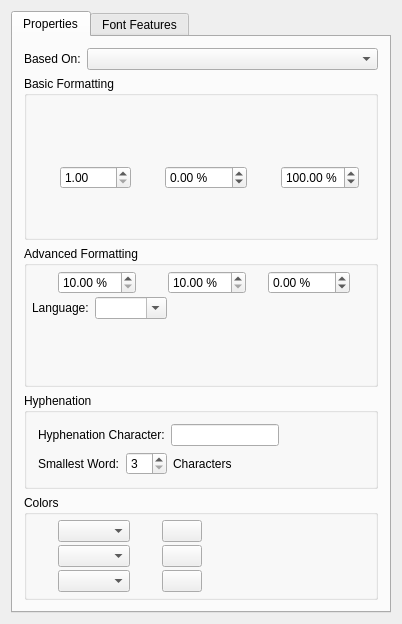
<?xml version="1.0" encoding="UTF-8"?>
<ui version="4.0">
 <class>SMCStyleWidget</class>
 <widget class="QWidget" name="SMCStyleWidget">
  <property name="geometry">
   <rect>
    <x>0</x>
    <y>0</y>
    <width>402</width>
    <height>624</height>
   </rect>
  </property>
  <property name="sizePolicy">
   <sizepolicy hsizetype="Expanding" vsizetype="Expanding">
    <horstretch>0</horstretch>
    <verstretch>0</verstretch>
   </sizepolicy>
  </property>
  <layout class="QVBoxLayout" name="verticalLayout_3">
   <item>
    <widget class="QTabWidget" name="tabwidget">
     <property name="sizePolicy">
      <sizepolicy hsizetype="Preferred" vsizetype="Preferred">
       <horstretch>0</horstretch>
       <verstretch>0</verstretch>
      </sizepolicy>
     </property>
     <property name="currentIndex">
      <number>0</number>
     </property>
     <widget class="QWidget" name="tabProperties">
      <property name="sizePolicy">
       <sizepolicy hsizetype="Preferred" vsizetype="Preferred">
        <horstretch>0</horstretch>
        <verstretch>0</verstretch>
       </sizepolicy>
      </property>
      <attribute name="title">
       <string>Properties</string>
      </attribute>
      <layout class="QVBoxLayout" name="verticalLayout_6">
       <item>
        <layout class="QVBoxLayout" name="verticalLayout_2">
         <item>
          <layout class="QHBoxLayout" name="_3">
           <item>
            <widget class="QLabel" name="parentLabel">
             <property name="text">
              <string>Based On:</string>
             </property>
             <property name="wordWrap">
              <bool>false</bool>
             </property>
             <property name="buddy">
              <cstring>parentCombo</cstring>
             </property>
            </widget>
           </item>
           <item>
            <widget class="QComboBox" name="parentCombo">
             <property name="sizePolicy">
              <sizepolicy hsizetype="Minimum" vsizetype="Fixed">
               <horstretch>5</horstretch>
               <verstretch>0</verstretch>
              </sizepolicy>
             </property>
             <property name="toolTip">
              <string>Parent Style</string>
             </property>
            </widget>
           </item>
          </layout>
         </item>
         <item>
          <widget class="QGroupBox" name="basicGroup">
           <property name="title">
            <string>Basic Formatting</string>
           </property>
           <layout class="QVBoxLayout" name="_4">
            <property name="spacing">
             <number>3</number>
            </property>
            <property name="leftMargin">
             <number>5</number>
            </property>
            <property name="topMargin">
             <number>5</number>
            </property>
            <property name="rightMargin">
             <number>5</number>
            </property>
            <property name="bottomMargin">
             <number>5</number>
            </property>
            <item>
             <widget class="SMFontComboH" name="fontFace_" native="true">
              <property name="sizePolicy">
               <sizepolicy hsizetype="Preferred" vsizetype="Preferred">
                <horstretch>0</horstretch>
                <verstretch>0</verstretch>
               </sizepolicy>
              </property>
              <property name="minimumSize">
               <size>
                <width>0</width>
                <height>62</height>
               </size>
              </property>
             </widget>
            </item>
            <item>
             <layout class="QHBoxLayout" name="_5">
              <item>
               <widget class="QLabel" name="fontSizeLabel_">
                <property name="minimumSize">
                 <size>
                  <width>22</width>
                  <height>22</height>
                 </size>
                </property>
                <property name="text">
                 <string/>
                </property>
                <property name="buddy">
                 <cstring>fontSize_</cstring>
                </property>
               </widget>
              </item>
              <item>
               <widget class="SMScrSpinBox" name="fontSize_">
                <property name="toolTip">
                 <string>Font Size</string>
                </property>
                <property name="minimum">
                 <number>1</number>
                </property>
                <property name="maximum">
                 <number>2048</number>
                </property>
               </widget>
              </item>
              <item>
               <widget class="QLabel" name="trackingLabel_">
                <property name="minimumSize">
                 <size>
                  <width>22</width>
                  <height>22</height>
                 </size>
                </property>
                <property name="text">
                 <string/>
                </property>
                <property name="buddy">
                 <cstring>tracking_</cstring>
                </property>
               </widget>
              </item>
              <item>
               <widget class="SMScrSpinBox" name="tracking_">
                <property name="toolTip">
                 <string>Tracking</string>
                </property>
                <property name="suffix">
                 <string> %</string>
                </property>
                <property name="minimum">
                 <number>-300</number>
                </property>
                <property name="maximum">
                 <number>300</number>
                </property>
               </widget>
              </item>
              <item>
               <widget class="QLabel" name="widthSpaceLabel">
                <property name="minimumSize">
                 <size>
                  <width>22</width>
                  <height>22</height>
                 </size>
                </property>
                <property name="textInteractionFlags">
                 <set>Qt::NoTextInteraction</set>
                </property>
                <property name="buddy">
                 <cstring>widthSpaceSpin</cstring>
                </property>
               </widget>
              </item>
              <item>
               <widget class="SMScrSpinBox" name="widthSpaceSpin">
                <property name="toolTip">
                 <string>Default width for space</string>
                </property>
                <property name="suffix">
                 <string> %</string>
                </property>
                <property name="minimum">
                 <number>1</number>
                </property>
                <property name="maximum">
                 <number>199</number>
                </property>
                <property name="value">
                 <number>100</number>
                </property>
               </widget>
              </item>
              <item>
               <spacer>
                <property name="orientation">
                 <enum>Qt::Horizontal</enum>
                </property>
                <property name="sizeHint" stdset="0">
                 <size>
                  <width>40</width>
                  <height>20</height>
                 </size>
                </property>
               </spacer>
              </item>
             </layout>
            </item>
            <item>
             <layout class="QHBoxLayout" name="_6">
              <item>
               <widget class="SMStyleSelect" name="effects_" native="true">
                <property name="sizePolicy">
                 <sizepolicy hsizetype="Minimum" vsizetype="Fixed">
                  <horstretch>0</horstretch>
                  <verstretch>0</verstretch>
                 </sizepolicy>
                </property>
                <property name="minimumSize">
                 <size>
                  <width>30</width>
                  <height>0</height>
                 </size>
                </property>
               </widget>
              </item>
              <item>
               <spacer>
                <property name="orientation">
                 <enum>Qt::Horizontal</enum>
                </property>
                <property name="sizeType">
                 <enum>QSizePolicy::Expanding</enum>
                </property>
                <property name="sizeHint" stdset="0">
                 <size>
                  <width>20</width>
                  <height>40</height>
                 </size>
                </property>
               </spacer>
              </item>
             </layout>
            </item>
            <item>
             <spacer>
              <property name="orientation">
               <enum>Qt::Vertical</enum>
              </property>
              <property name="sizeType">
               <enum>QSizePolicy::MinimumExpanding</enum>
              </property>
              <property name="sizeHint" stdset="0">
               <size>
                <width>300</width>
                <height>0</height>
               </size>
              </property>
             </spacer>
            </item>
           </layout>
          </widget>
         </item>
         <item>
          <widget class="QGroupBox" name="advGroup">
           <property name="title">
            <string>Advanced Formatting</string>
           </property>
           <layout class="QVBoxLayout" name="_7">
            <property name="spacing">
             <number>3</number>
            </property>
            <property name="leftMargin">
             <number>5</number>
            </property>
            <property name="topMargin">
             <number>5</number>
            </property>
            <property name="rightMargin">
             <number>5</number>
            </property>
            <property name="bottomMargin">
             <number>5</number>
            </property>
            <item>
             <layout class="QHBoxLayout" name="_8">
              <item>
               <widget class="QLabel" name="hscaleLabel_">
                <property name="minimumSize">
                 <size>
                  <width>20</width>
                  <height>0</height>
                 </size>
                </property>
                <property name="maximumSize">
                 <size>
                  <width>22</width>
                  <height>22</height>
                 </size>
                </property>
                <property name="text">
                 <string/>
                </property>
                <property name="buddy">
                 <cstring>fontHScale_</cstring>
                </property>
               </widget>
              </item>
              <item>
               <widget class="SMScrSpinBox" name="fontHScale_">
                <property name="toolTip">
                 <string>Horizontal Scaling</string>
                </property>
                <property name="suffix">
                 <string> %</string>
                </property>
                <property name="minimum">
                 <number>10</number>
                </property>
                <property name="maximum">
                 <number>400</number>
                </property>
               </widget>
              </item>
              <item>
               <widget class="QLabel" name="vscaleLabel_">
                <property name="minimumSize">
                 <size>
                  <width>20</width>
                  <height>0</height>
                 </size>
                </property>
                <property name="maximumSize">
                 <size>
                  <width>22</width>
                  <height>22</height>
                 </size>
                </property>
                <property name="text">
                 <string/>
                </property>
                <property name="buddy">
                 <cstring>fontVScale_</cstring>
                </property>
               </widget>
              </item>
              <item>
               <widget class="SMScrSpinBox" name="fontVScale_">
                <property name="toolTip">
                 <string>Vertical Scaling</string>
                </property>
                <property name="suffix">
                 <string> %</string>
                </property>
                <property name="minimum">
                 <number>10</number>
                </property>
                <property name="maximum">
                 <number>400</number>
                </property>
               </widget>
              </item>
              <item>
               <widget class="QLabel" name="baselineOffsetLabel_">
                <property name="minimumSize">
                 <size>
                  <width>10</width>
                  <height>0</height>
                 </size>
                </property>
                <property name="maximumSize">
                 <size>
                  <width>22</width>
                  <height>22</height>
                 </size>
                </property>
                <property name="text">
                 <string/>
                </property>
                <property name="buddy">
                 <cstring>baselineOffset_</cstring>
                </property>
               </widget>
              </item>
              <item>
               <widget class="SMScrSpinBox" name="baselineOffset_">
                <property name="toolTip">
                 <string>Baseline Offset</string>
                </property>
                <property name="suffix">
                 <string> %</string>
                </property>
                <property name="minimum">
                 <number>-100</number>
                </property>
                <property name="maximum">
                 <number>100</number>
                </property>
               </widget>
              </item>
              <item>
               <spacer>
                <property name="orientation">
                 <enum>Qt::Horizontal</enum>
                </property>
                <property name="sizeHint" stdset="0">
                 <size>
                  <width>40</width>
                  <height>20</height>
                 </size>
                </property>
               </spacer>
              </item>
             </layout>
            </item>
            <item>
             <layout class="QHBoxLayout" name="_9">
              <item>
               <widget class="QLabel" name="languageLabel_">
                <property name="text">
                 <string>Language:</string>
                </property>
                <property name="buddy">
                 <cstring>language_</cstring>
                </property>
               </widget>
              </item>
              <item>
               <widget class="SMScComboBox" name="language_">
                <property name="toolTip">
                 <string>Language</string>
                </property>
                <property name="editable">
                 <bool>true</bool>
                </property>
               </widget>
              </item>
              <item>
               <spacer>
                <property name="orientation">
                 <enum>Qt::Horizontal</enum>
                </property>
                <property name="sizeHint" stdset="0">
                 <size>
                  <width>40</width>
                  <height>20</height>
                 </size>
                </property>
               </spacer>
              </item>
             </layout>
            </item>
            <item>
             <spacer>
              <property name="orientation">
               <enum>Qt::Vertical</enum>
              </property>
              <property name="sizeType">
               <enum>QSizePolicy::MinimumExpanding</enum>
              </property>
              <property name="sizeHint" stdset="0">
               <size>
                <width>300</width>
                <height>0</height>
               </size>
              </property>
             </spacer>
            </item>
           </layout>
          </widget>
         </item>
         <item>
          <widget class="QGroupBox" name="hyphenGroup">
           <property name="title">
            <string>Hyphenation</string>
           </property>
           <layout class="QVBoxLayout" name="verticalLayout_4">
            <item>
             <layout class="QHBoxLayout" name="horizontalLayout_3">
              <item>
               <widget class="QLabel" name="label_4">
                <property name="text">
                 <string>Hyphenation Character:</string>
                </property>
               </widget>
              </item>
              <item>
               <widget class="SMLineEdit" name="hyphenCharLineEdit"/>
              </item>
              <item>
               <spacer name="horizontalSpacer_2">
                <property name="orientation">
                 <enum>Qt::Horizontal</enum>
                </property>
                <property name="sizeHint" stdset="0">
                 <size>
                  <width>40</width>
                  <height>20</height>
                 </size>
                </property>
               </spacer>
              </item>
             </layout>
            </item>
            <item>
             <layout class="QHBoxLayout" name="horizontalLayout">
              <item>
               <widget class="QLabel" name="smallestWordLabel">
                <property name="text">
                 <string>Smallest Word:</string>
                </property>
               </widget>
              </item>
              <item>
               <widget class="SMSpinBox" name="smallestWordSpinBox">
                <property name="minimum">
                 <number>3</number>
                </property>
               </widget>
              </item>
              <item>
               <widget class="QLabel" name="smallestWordLabel2">
                <property name="text">
                 <string>Characters</string>
                </property>
               </widget>
              </item>
              <item>
               <spacer name="horizontalSpacer">
                <property name="orientation">
                 <enum>Qt::Horizontal</enum>
                </property>
                <property name="sizeHint" stdset="0">
                 <size>
                  <width>40</width>
                  <height>20</height>
                 </size>
                </property>
               </spacer>
              </item>
             </layout>
            </item>
           </layout>
          </widget>
         </item>
         <item>
          <widget class="QGroupBox" name="smColorGroup">
           <property name="title">
            <string>Colors</string>
           </property>
           <layout class="QVBoxLayout" name="verticalLayout">
            <property name="spacing">
             <number>3</number>
            </property>
            <property name="leftMargin">
             <number>5</number>
            </property>
            <property name="topMargin">
             <number>5</number>
            </property>
            <property name="rightMargin">
             <number>5</number>
            </property>
            <property name="bottomMargin">
             <number>5</number>
            </property>
            <item>
             <layout class="QHBoxLayout" name="_2">
              <item>
               <widget class="QLabel" name="FillIcon">
                <property name="minimumSize">
                 <size>
                  <width>20</width>
                  <height>0</height>
                 </size>
                </property>
                <property name="maximumSize">
                 <size>
                  <width>22</width>
                  <height>22</height>
                 </size>
                </property>
                <property name="text">
                 <string/>
                </property>
                <property name="buddy">
                 <cstring>fillColor_</cstring>
                </property>
               </widget>
              </item>
              <item>
               <widget class="SMColorCombo" name="fillColor_">
                <property name="toolTip">
                 <string>Fill Color</string>
                </property>
               </widget>
              </item>
              <item>
               <widget class="QLabel" name="fillShadeLabel">
                <property name="minimumSize">
                 <size>
                  <width>20</width>
                  <height>0</height>
                 </size>
                </property>
                <property name="maximumSize">
                 <size>
                  <width>22</width>
                  <height>22</height>
                 </size>
                </property>
                <property name="text">
                 <string/>
                </property>
                <property name="buddy">
                 <cstring>fillShade_</cstring>
                </property>
               </widget>
              </item>
              <item>
               <widget class="SMShadeButton" name="fillShade_">
                <property name="toolTip">
                 <string>Fill Shade</string>
                </property>
                <property name="text">
                 <string/>
                </property>
               </widget>
              </item>
              <item>
               <spacer>
                <property name="orientation">
                 <enum>Qt::Horizontal</enum>
                </property>
                <property name="sizeHint" stdset="0">
                 <size>
                  <width>40</width>
                  <height>20</height>
                 </size>
                </property>
               </spacer>
              </item>
             </layout>
            </item>
            <item>
             <layout class="QHBoxLayout" name="_10">
              <item>
               <widget class="QLabel" name="StrokeIcon">
                <property name="minimumSize">
                 <size>
                  <width>20</width>
                  <height>0</height>
                 </size>
                </property>
                <property name="maximumSize">
                 <size>
                  <width>22</width>
                  <height>22</height>
                 </size>
                </property>
                <property name="text">
                 <string/>
                </property>
                <property name="buddy">
                 <cstring>strokeColor_</cstring>
                </property>
               </widget>
              </item>
              <item>
               <widget class="SMColorCombo" name="strokeColor_">
                <property name="toolTip">
                 <string>Stroke Color</string>
                </property>
               </widget>
              </item>
              <item>
               <widget class="QLabel" name="strokeShadeLabel">
                <property name="minimumSize">
                 <size>
                  <width>20</width>
                  <height>0</height>
                 </size>
                </property>
                <property name="maximumSize">
                 <size>
                  <width>22</width>
                  <height>22</height>
                 </size>
                </property>
                <property name="text">
                 <string/>
                </property>
                <property name="buddy">
                 <cstring>strokeShade_</cstring>
                </property>
               </widget>
              </item>
              <item>
               <widget class="SMShadeButton" name="strokeShade_">
                <property name="toolTip">
                 <string>Stroke Shade</string>
                </property>
                <property name="text">
                 <string/>
                </property>
               </widget>
              </item>
              <item>
               <spacer>
                <property name="orientation">
                 <enum>Qt::Horizontal</enum>
                </property>
                <property name="sizeHint" stdset="0">
                 <size>
                  <width>40</width>
                  <height>20</height>
                 </size>
                </property>
               </spacer>
              </item>
             </layout>
            </item>
            <item>
             <layout class="QHBoxLayout" name="_11">
              <item>
               <widget class="QLabel" name="backIcon">
                <property name="minimumSize">
                 <size>
                  <width>20</width>
                  <height>0</height>
                 </size>
                </property>
                <property name="maximumSize">
                 <size>
                  <width>22</width>
                  <height>22</height>
                 </size>
                </property>
                <property name="text">
                 <string/>
                </property>
                <property name="buddy">
                 <cstring>fillColor_</cstring>
                </property>
               </widget>
              </item>
              <item>
               <widget class="SMColorCombo" name="backColor_">
                <property name="toolTip">
                 <string>Background Color</string>
                </property>
               </widget>
              </item>
              <item>
               <widget class="QLabel" name="backShadeLabel">
                <property name="minimumSize">
                 <size>
                  <width>20</width>
                  <height>0</height>
                 </size>
                </property>
                <property name="maximumSize">
                 <size>
                  <width>22</width>
                  <height>22</height>
                 </size>
                </property>
                <property name="text">
                 <string/>
                </property>
                <property name="buddy">
                 <cstring>fillShade_</cstring>
                </property>
               </widget>
              </item>
              <item>
               <widget class="SMShadeButton" name="backShade_">
                <property name="toolTip">
                 <string>Background Shade</string>
                </property>
                <property name="text">
                 <string/>
                </property>
               </widget>
              </item>
              <item>
               <spacer>
                <property name="orientation">
                 <enum>Qt::Horizontal</enum>
                </property>
                <property name="sizeHint" stdset="0">
                 <size>
                  <width>40</width>
                  <height>20</height>
                 </size>
                </property>
               </spacer>
              </item>
             </layout>
            </item>
           </layout>
          </widget>
         </item>
        </layout>
       </item>
      </layout>
     </widget>
     <widget class="QWidget" name="tabFontFeatures">
      <property name="sizePolicy">
       <sizepolicy hsizetype="Preferred" vsizetype="Preferred">
        <horstretch>0</horstretch>
        <verstretch>0</verstretch>
       </sizepolicy>
      </property>
      <attribute name="title">
       <string>Font Features</string>
      </attribute>
      <layout class="QVBoxLayout" name="verticalLayout_5">
       <item>
        <layout class="QVBoxLayout" name="verticalLayout_7">
         <item>
          <widget class="SMFontFeatures" name="fontfeaturesSetting" native="true">
           <property name="sizePolicy">
            <sizepolicy hsizetype="Preferred" vsizetype="Preferred">
             <horstretch>0</horstretch>
             <verstretch>0</verstretch>
            </sizepolicy>
           </property>
          </widget>
         </item>
        </layout>
       </item>
      </layout>
     </widget>
    </widget>
   </item>
  </layout>
 </widget>
 <layoutdefault spacing="6" margin="11"/>
 <customwidgets>
  <customwidget>
   <class>SMScComboBox</class>
   <extends>QComboBox</extends>
   <header>ui/smsccombobox.h</header>
  </customwidget>
  <customwidget>
   <class>SMScrSpinBox</class>
   <extends>QDoubleSpinBox</extends>
   <header>ui/smscrspinbox.h</header>
  </customwidget>
  <customwidget>
   <class>SMColorCombo</class>
   <extends>QComboBox</extends>
   <header>ui/smcolorcombo.h</header>
  </customwidget>
  <customwidget>
   <class>SMShadeButton</class>
   <extends>QPushButton</extends>
   <header>ui/smshadebutton.h</header>
  </customwidget>
  <customwidget>
   <class>SMFontComboH</class>
   <extends>QWidget</extends>
   <header>ui/smfontcomboh.h</header>
   <container>1</container>
  </customwidget>
  <customwidget>
   <class>SMStyleSelect</class>
   <extends>QWidget</extends>
   <header>ui/smstyleselect.h</header>
   <container>1</container>
  </customwidget>
  <customwidget>
   <class>SMSpinBox</class>
   <extends>QSpinBox</extends>
   <header>ui/smspinbox.h</header>
  </customwidget>
  <customwidget>
   <class>SMFontFeatures</class>
   <extends>QWidget</extends>
   <header>ui/smfontfeatures.h</header>
   <container>1</container>
  </customwidget>
  <customwidget>
   <class>SMLineEdit</class>
   <extends>QLineEdit</extends>
   <header>ui/smlineedit.h</header>
  </customwidget>
 </customwidgets>
 <resources/>
 <connections/>
</ui>
